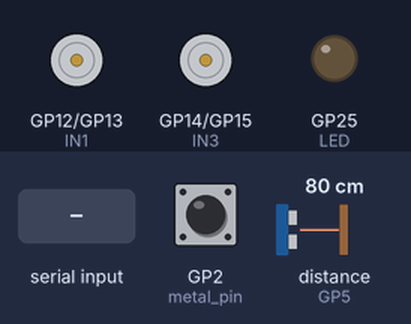
Recording of a program running on a simulated Raspberry Pi Pico running MicroPython. On the bench: motor-driver pin pairs drawn as motors (green arrow = first pin HIGH = forward, orange = second pin HIGH = backward, longer = more drive), output pins drawn as LEDs (lit = HIGH). The test bench sets the inputs (shaded band); at power-on: distance to the obstacle (sensor on GP5) 80 cm, GP2 (metal_pin) HIGH. The echo pulse lasts 58.3 µs per cm; pins used as bus, display or sensor lines are not drawn; what the program prints to the serial console is not drawn.

Above: at 1.2 s.
1.3 s: distance to the obstacle (sensor on GP5) set to 16 cm
2.8 s: distance to the obstacle (sensor on GP5) set to 13 cm
At 3.6 s:
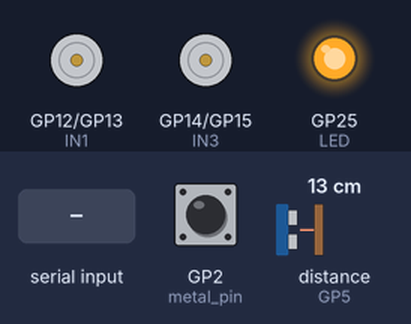
4.3 s: distance to the obstacle (sensor on GP5) set to 18 cm
At 5.5 s:
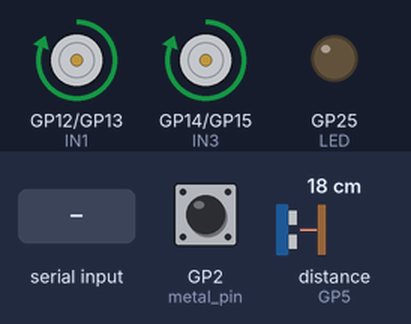
5.8 s: "B" typed at the serial console, then Enter
At 6.9 s:
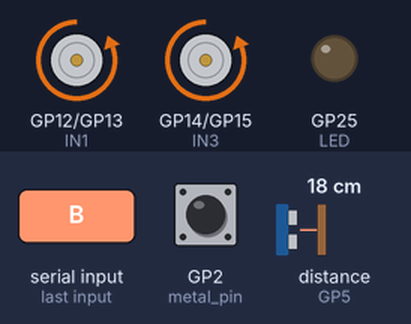
7.3 s: "L" typed at the serial console, then Enter
At 8.1 s:
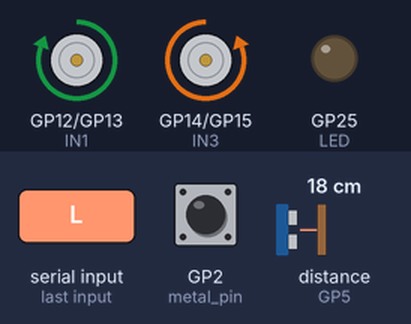
8.8 s: "R" typed at the serial console, then Enter
At 9.2 s:
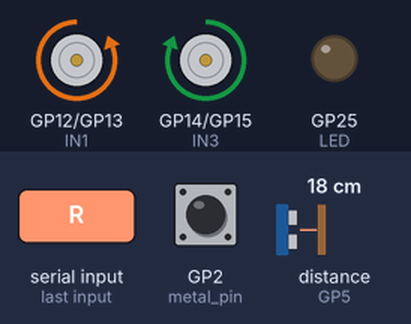
Timing chart, 0 to 11.3 s (numbered marks = the images above; inputs shaded):
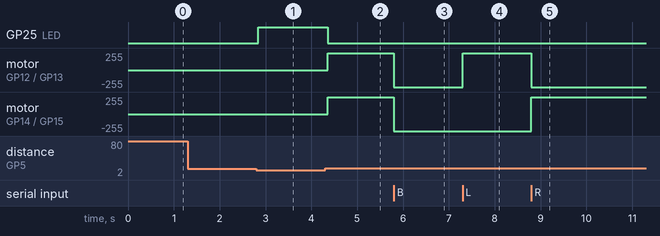

Measured:
- the behaviour switches between 15 and 14 cm on distance to the obstacle (sensor on GP5) (found by bisection; images 0 and 1)
- after the input at 1.3 s, every drawn part: stays the same
- after the input at 2.8 s, GP25 (LED): LOW → HIGH at once
- after the input at 4.3 s, GP25 (LED): HIGH → LOW after 0.06 s; motor on GP12 (IN1) / GP13 (IN2), motor on GP14 (IN3) / GP15 (IN4): stopped → forward 255/255 after 0.06 s
- after the input at 5.8 s, motor on GP12 (IN1) / GP13 (IN2), motor on GP14 (IN3) / GP15 (IN4): forward 255/255 → backward 255/255 at once
- after the input at 7.3 s, motor on GP12 (IN1) / GP13 (IN2): backward 255/255 → forward 255/255 at once
- after the input at 8.8 s, motor on GP12 (IN1) / GP13 (IN2): forward 255/255 → backward 255/255 at once; motor on GP14 (IN3) / GP15 (IN4): backward 255/255 → forward 255/255 at once

The program:

3_KS5211_Surveillance_Landmine_Detection.py
```python
# File: pico_l298_metal_ultra_autostart.py
# Board: Raspberry Pi Pico / Pico W
# Func: L298N serial drive (F/B/L/R/S) + Metal sensor + Ultrasonic stop@15cm
#       Behavior: If METAL detected OR distance <= 15 cm -> AUTO-STOP.
#                 When clear -> AUTO-START last motion (or default 'F').

from machine import Pin, time_pulse_us
from time import ticks_ms, ticks_diff, sleep_ms, sleep_us
import sys

# ---------------- Motor pins ----------------
IN1 = Pin(12, Pin.OUT)  # Left motor: IN1
IN2 = Pin(13, Pin.OUT)  # Left motor: IN2
IN3 = Pin(14, Pin.OUT)  # Right motor: IN3
IN4 = Pin(15, Pin.OUT)  # Right motor: IN4

# ---------------- Metal sensor ----------------
SENSOR_PIN = 2
ACTIVE_LOW = True  # True for NPN-NO (active LOW). False for PNP-NO (active HIGH via level shift)

if ACTIVE_LOW:
    metal_pin = Pin(SENSOR_PIN, Pin.IN, Pin.PULL_UP); METAL_ACTIVE_LEVEL = 0
else:
    metal_pin = Pin(SENSOR_PIN, Pin.IN, Pin.PULL_DOWN); METAL_ACTIVE_LEVEL = 1

# ---------------- Ultrasonic (HC-SR04 style) ----------------
TRIG_PIN = 4
ECHO_PIN = 5
ULTRA_STOP_CM   = 15.0   # stop threshold
ULTRA_TIMEOUT_US = 30000  # echo timeout (~5 m max)

trig = Pin(TRIG_PIN, Pin.OUT, value=0)
echo = Pin(ECHO_PIN, Pin.IN)

# ---------------- Status LED ----------------
LED = Pin("LED", Pin.OUT)

# ---------------- Debounce for metal ----------------
SAMPLE_MS = 5
METAL_STABLE_MS = 25
_m_last_raw = metal_pin.value()
_m_stable = _m_last_raw
_m_last_change = ticks_ms()

# ---------------- Ultrasonic sampling ----------------
ULTRA_SAMPLE_MS = 100
_ultra_last_ms = 0
_ultra_last_cm = None

# ---------------- Auto-stop/auto-start state ----------------
metal_stop_active = (_m_stable == METAL_ACTIVE_LEVEL)
ultra_stop_active = False
auto_stop_active = metal_stop_active or ultra_stop_active

last_motion_cmd = None        # remembers last non-stop motion: 'F','B','L','R'
AUTO_START_DEFAULT = 'F'      # if no previous command, go forward by default
LED.value(1 if auto_stop_active else 0)

# ---------------- Optional non-blocking serial input ----------------
try:
    import uselect
    poll = uselect.poll()
    poll.register(sys.stdin, uselect.POLLIN)
    HAVE_USELECT = True
except Exception:
    HAVE_USELECT = False

def read_cmd_nonblocking():
    if not HAVE_USELECT:
        return None
    if poll.poll(0):
        ch = sys.stdin.read(1)
        if ch:
            ch = ch.strip()
            if ch:
                return ch.upper()
    return None

def read_line_blocking():
    try:
        line = sys.stdin.readline()
        if not line:
            return None
        line = line.strip().upper()
        return line if line else None
    except Exception:
        return None

# ---------------- Motor helpers ----------------
def left_motor(dir_):
    # dir_: +1 forward, -1 backward, 0 stop
    if dir_ > 0:   IN1.value(1); IN2.value(0)
    elif dir_ < 0: IN1.value(0); IN2.value(1)
    else:          IN1.value(0); IN2.value(0)

def right_motor(dir_):
    # dir_: +1 forward, -1 backward, 0 stop
    if dir_ > 0:   IN3.value(1); IN4.value(0)
    elif dir_ < 0: IN3.value(0); IN4.value(1)
    else:          IN3.value(0); IN4.value(0)

def stop():
    left_motor(0); right_motor(0)

def forward():
    left_motor(+1); right_motor(+1)

def backward():
    left_motor(-1); right_motor(-1)

def left_pivot():
    left_motor(+1); right_motor(-1)

def right_pivot():
    left_motor(-1); right_motor(+1)

def apply_motion(cmd):
    if cmd == 'F': forward()
    elif cmd == 'B': backward()
    elif cmd == 'L': left_pivot()
    elif cmd == 'R': right_pivot()
    else: stop()

def handle_cmd(c):
    global last_motion_cmd
    if c == 'S':
        stop()
        last_motion_cmd = None
        print("→ STOP")
        return
    if c in ('F','B','L','R'):
        last_motion_cmd = c
        if auto_stop_active:
            print("! QUEUED {} (blocked)".format(c))
        else:
            apply_motion(c)
            print("→", {"F":"FORWARD","B":"BACKWARD","L":"LEFT","R":"RIGHT"}[c])
    else:
        print("Unknown cmd:", c, "| Use F,B,L,R,S")

# ---------------- Sensors update ----------------
def update_metal_state():
    global _m_last_raw, _m_last_change, _m_stable, metal_stop_active
    v = metal_pin.value()
    if v != _m_last_raw:
        _m_last_raw = v
        _m_last_change = ticks_ms()
    if ticks_diff(ticks_ms(), _m_last_change) >= METAL_STABLE_MS and v != _m_stable:
        _m_stable = v
        detected = (_m_stable == METAL_ACTIVE_LEVEL)
        if detected and not metal_stop_active:
            metal_stop_active = True
            print("[{:>8} ms] METAL DETECTED".format(ticks_ms()))
        elif (not detected) and metal_stop_active:
            metal_stop_active = False
            print("[{:>8} ms] METAL CLEARED".format(ticks_ms()))

def measure_distance_cm():
    # Trigger 10us pulse
    trig.value(0); sleep_us(2)
    trig.value(1); sleep_us(10)
    trig.value(0)
    # Measure echo high time
    dur = time_pulse_us(echo, 1, ULTRA_TIMEOUT_US)
    if dur < 0:
        return None  # timeout or error
    # Sound speed ~343 m/s => 0.0343 cm/us; distance is half the round-trip
    return (dur * 0.0343) / 2.0

def update_ultra_state():
    global _ultra_last_ms, _ultra_last_cm, ultra_stop_active
    now = ticks_ms()
    if ticks_diff(now, _ultra_last_ms) < ULTRA_SAMPLE_MS:
        return
    _ultra_last_ms = now
    d = measure_distance_cm()
    _ultra_last_cm = d
    if d is None:
        return
    if d <= ULTRA_STOP_CM and not ultra_stop_active:
        ultra_stop_active = True
        print("[{:>8} ms] ULTRA STOP @ {:.1f} cm".format(now, d))
    elif d > ULTRA_STOP_CM and ultra_stop_active:
        ultra_stop_active = False
        print("[{:>8} ms] ULTRA CLEAR @ {:.1f} cm".format(now, d))

def recompute_gate_and_act():
    global auto_stop_active, last_motion_cmd
    blocked = metal_stop_active or ultra_stop_active
    if blocked and not auto_stop_active:
        auto_stop_active = True
        LED.value(1)
        stop()
        print("[{:>8} ms] AUTO-STOP".format(ticks_ms()))
    elif (not blocked) and auto_stop_active:
        auto_stop_active = False
        LED.value(0)
        # Auto-start: resume last motion or default
        cmd = last_motion_cmd if last_motion_cmd in ('F','B','L','R') else AUTO_START_DEFAULT
        apply_motion(cmd)
        if last_motion_cmd not in ('F','B','L','R'):
            last_motion_cmd = cmd
        print("[{:>8} ms] AUTO-START {}".format(
            ticks_ms(), {"F":"FORWARD","B":"BACKWARD","L":"LEFT","R":"RIGHT"}[cmd]))

# ---------------- Main ----------------
print("\n===== L298N + Metal + Ultrasonic (Pico W) =====")
print("Motors: IN1=GP12, IN2=GP13, IN3=GP14, IN4=GP15")
print("Metal OUT -> GP{} (active {})".format(SENSOR_PIN, "LOW" if METAL_ACTIVE_LEVEL==0 else "HIGH"))
print("Ultrasonic: TRIG=GP{}, ECHO=GP{}, STOP<= {} cm".format(TRIG_PIN, ECHO_PIN, int(ULTRA_STOP_CM)))
print("Commands: F B L R S\n")

stop()

try:
    if HAVE_USELECT:
        while True:
            update_metal_state()
            update_ultra_state()
            recompute_gate_and_act()

            c = read_cmd_nonblocking()
            if c:
                handle_cmd(c)

            sleep_ms(SAMPLE_MS)
    else:
        while True:
            update_metal_state()
            update_ultra_state()
            recompute_gate_and_act()

            line = read_line_blocking()
            if not line:
                continue
            for c in line:
                handle_cmd(c)
            sleep_ms(SAMPLE_MS)

except KeyboardInterrupt:
    pass
finally:
    stop()
    LED.value(0)
    print("Stopped. Bye.")
```
